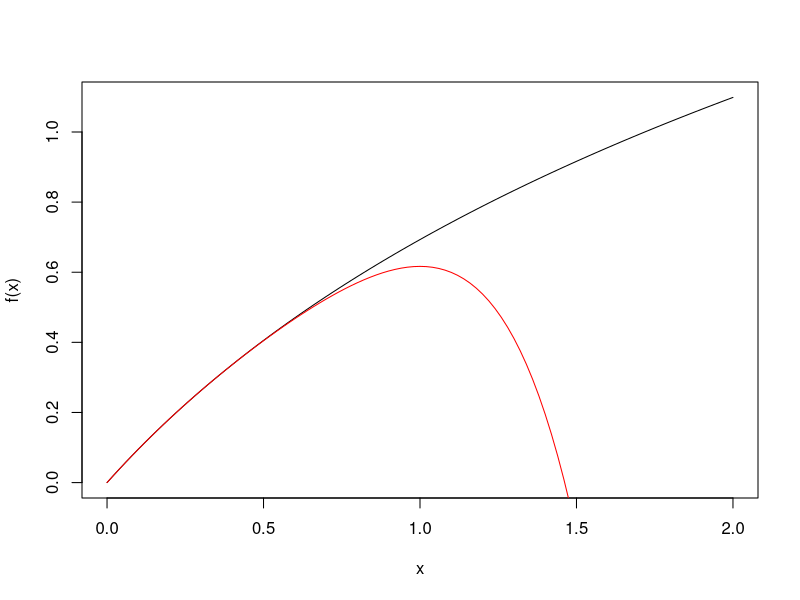

This figure's R source:
# Soomin Lee 040899389 CST8233 304
# Lab 4
f <- function(x){log(1+x)}
f_6 <- function(x){return(x-x^2/2+x^3/3-x^4/4+x^5/5-x^6/6)}

userInput_f <- function(){
  userInput_x <- readline(prompt = "Enter x: ")
  userInput_x <- as.numeric(userInput_x)
  return (userInput_x)
}

# plot f(x) and f_6(x)
curve(f, from=0, to=2)
curve(f_6, from=0, to=2, col="red", add=TRUE)

# Maclaurin series
f_Maclaurin <- function(x,n){
  temp <- 0
  for(i in 0:(n-1)){
    temp <- temp + (-1)^i * (x^(i+1)/(i+1))
  }
  return(temp)
}

# take the value of x from user
userInput_x <- userInput_f()
# userInput_x <- 0.32
# find absolute and relative error and print
for(n in 0:10){
   x <- userInput_x
  true_value <- f(x)
  approx <- f_Maclaurin(x,n)
  abs_err <- abs(true_value - approx)
  rel_err <- abs_err/ abs(true_value)
  
  if(n==0){
    cat("n     x    true_value    approx_x   Absolute error   Relative error\n")
    cat("-------------------------------------------------------------------\n")
  }
  else {
    cat(sprintf("%-4d %-6.2f %-12.6f %-12.6f %-12.6f %-20.6f\n",
              n, x, true_value, approx, abs_err, rel_err))
  }
}

